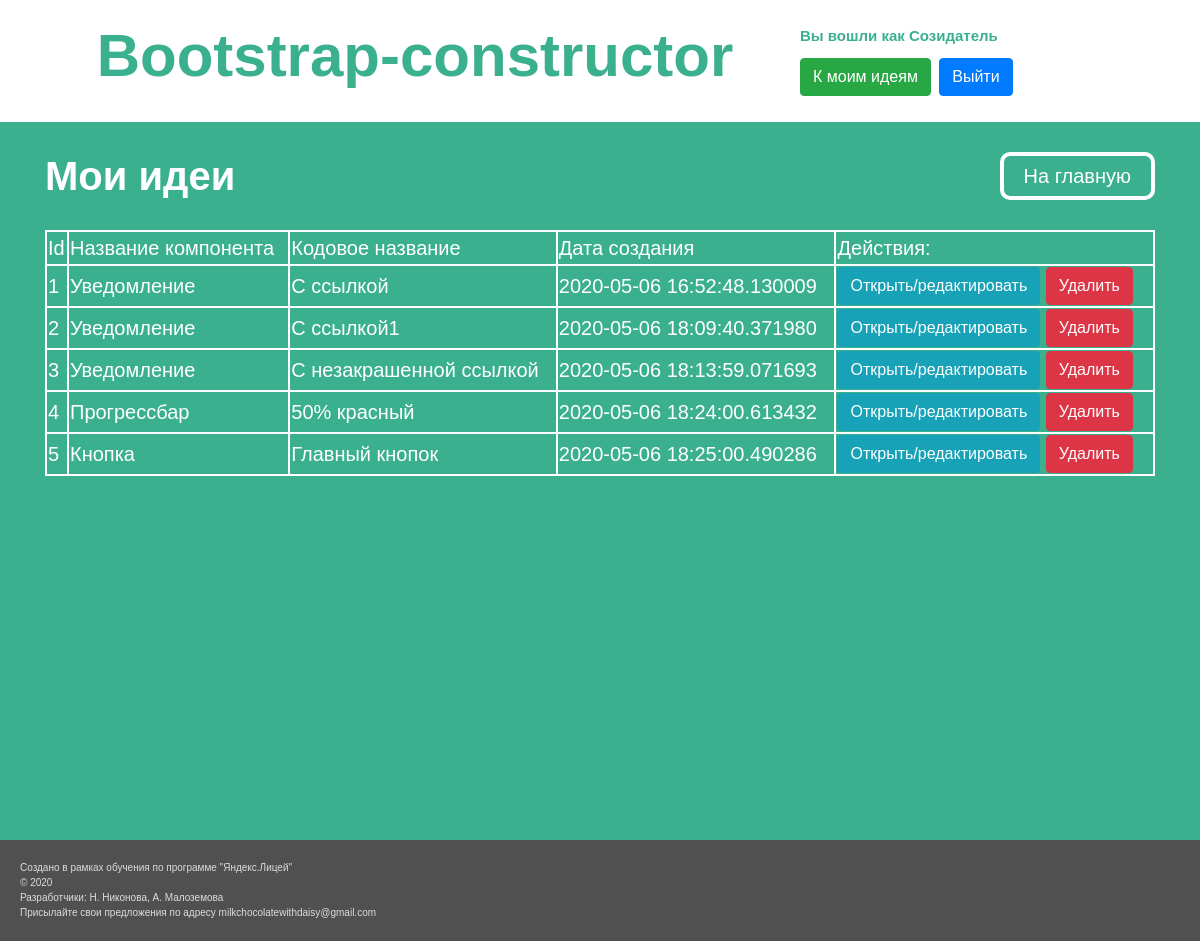
The page /ideas (signed in) on the database its author committed.
### data/users.py (models this page shows, shortened)
class User(SqlAlchemyBase, UserMixin, SerializerMixin):
    __tablename__ = 'users'
    id = sqlalchemy.Column(sqlalchemy.Integer, autoincrement=True, primary_key=True,)
    login = sqlalchemy.Column(sqlalchemy.String, unique=True, index=True, nullable=True)
    nickname = sqlalchemy.Column(sqlalchemy.String, unique=True)
    hashed_password = sqlalchemy.Column(sqlalchemy.String, nullable=True)
    created_date = sqlalchemy.Column(sqlalchemy.DateTime,
                                     default=datetime.datetime.now)

### data/ideas.py (models this page shows)
class Idea(SqlAlchemyBase, SerializerMixin):
    __tablename__ = 'ideas'
    id = sqlalchemy.Column(sqlalchemy.Integer,
                           primary_key=True, autoincrement=True)
    user_id = sqlalchemy.Column(sqlalchemy.Integer,
                                sqlalchemy.ForeignKey("users.id"))
    component_id = sqlalchemy.Column(sqlalchemy.Integer,
                                sqlalchemy.ForeignKey("object.id"))
    idea_name = sqlalchemy.Column(sqlalchemy.String)
    created_date = sqlalchemy.Column(sqlalchemy.DateTime, default=datetime.datetime.now)
    component_parameters_values = sqlalchemy.Column(sqlalchemy.String)
    component_text = sqlalchemy.Column(sqlalchemy.String)
    users = orm.relation('User')
    object = orm.relation('Object')

### data/objects.py (models this page shows)
class Object(SqlAlchemyBase, SerializerMixin):
    __tablename__ = 'object'
    id = sqlalchemy.Column(sqlalchemy.Integer, autoincrement=True)
    program_title = sqlalchemy.Column(sqlalchemy.String, index=True, primary_key=True)
    title_for_human = sqlalchemy.Column(sqlalchemy.String)
    image_name = sqlalchemy.Column(sqlalchemy.String)
    component_parameters = sqlalchemy.Column(sqlalchemy.String)
    component_text = sqlalchemy.Column(sqlalchemy.String)

### main.py (the view)
@app.route('/ideas')
@login_required
def show_ideas():
    global params, texts
    params = {}
    texts = {}
    session = db_session.create_session()
    ideas = session.query(Idea).filter(Idea.user_id == current_user.id).all()
    return render_template('ideas.html', name="ideas", ideas=ideas)

### data/db_session.py (called while the page is built)
def create_session() -> Session:
    global __factory
    return __factory()

### main.py (called while the page is built)
@login_manager.user_loader
def load_user(user_id):
    session = db_session.create_session()
    return session.query(User).get(user_id)

### templates/ideas.html
{% extends "base.html" %}
{% block content %}
<div class="parent">
    <h2>Мои идеи</h2>
    <a href="/index">
        <div class="to_main">На главную</div>
    </a>
</div>
<table>
    <thead>
    <tr>
        <td>Id</td>
        <td>Название компонента</td>
        <td>Кодовое название</td>
        <td>Дата создания</td>
        <td>Действия:</td>
    </tr>
    </thead>
    <tbody>
    {% for idea in ideas %}
    <tr>
        <td>{{idea.id}}</td>
        <td>{{idea.object.title_for_human}}</td>
        <td>{{idea.idea_name}}</td>
        <td>{{idea.created_date}}</td>
        <td>
            <a href="/work/{{idea.object.program_title}}/{{idea.id}}" class="btn btn-info">Открыть/редактировать</a>
            <a href="/idea_delete/{{idea.id}}" class="btn btn-danger">Удалить</a>
        </td>
    </tr>
    {% endfor %}
    </tbody>
</table>
{% endblock %}

### templates/base.html (shortened to what this page needs)
<!DOCTYPE html>
<html lang="en">
<head>
    <link rel="stylesheet"
          href="https://stackpath.bootstrapcdn.com/bootstrap/4.4.1/css/bootstrap.min.css"
>
    <link rel="stylesheet" href="{{url_for('static', filename='css/'+name+'.css')}}">
    <link rel="stylesheet" href="{{url_for('static', filename='css/base.css')}}">
</head>
<body>
    <header>
        <div class="container">
            <div class="col-8">
                <h1>Bootstrap-constructor</h1>
            </div>
            <div class="col-4">
                {% if current_user.is_authenticated %}
                <p>Вы вошли как {{current_user.nickname}}</p>
                <a class="btn btn-success bth-sm" href="/ideas">К моим идеям</a>
                <a class="btn btn-primary bth-sm" href="/logout">Выйти</a>
                {% else %}
                <a class="btn btn-primary bth-sm" href="/register">Зарегистрироваться</a>
                <a class="btn btn-success bth-sm" href="/login">Войти</a>
                <p>чтобы сохранить свои идеи</p>
                {% endif %}
            </div>
        </div>
    </header>
    <main role="main" class="container">
        {% block content %}{% endblock %}
    </main>
    <footer>
        <p>
            Создано в рамках обучения по программе "Яндекс.Лицей" <br>
            © 2020 <br>
            Разработчики: Н. Никонова, А. Малоземова <br>
            Присылайте свои предложения по адресу milkchocolatewithdaisy@gmail.com <br>
        </p>
    </footer>
</body>
</html>

### static/css/ideas.css (style rules this page uses)
* { box-sizing: border-box; }
html { height: 600px; min-height: 100%; padding: 0; margin: 0; }
body { background-color: #3BB08F; font-size: 20px; font-family: Arial; min-height: 100%; height: 1px; margin: 0px; padding: 0px; }
.parent { display: flex; margin-top: 30px; justify-content: space-between; }
.container { min-height: 72%; }
h2 { color: #FFFFFF; margin-bottom: 30px; font-weight: bold; font-family: Arial; font-size: 40px; margin-right: 50px; }
.to_main { border: 4px solid white; border-radius: 10px; color: #FFFFFF; text-align: center; font-size: 20px; font-family: Arial; padding-top: 5px; padding-bottom: 5px; padding-left: 20px; padding-right: 20px; }
table { width: 100%; border: 2px solid white; color: white; }
tr { border: 2px solid white; }
td { border: 2px solid white; }

### static/css/base.css (style rules this page uses)
header { background-color: #FFFFFF; font-size: 30px; }
header h1 { color: #3BB08F; margin-top: 20px; margin-bottom: 30px; font-weight: bold; font-family: Arial; font-size: 60px; text-align: center; }
header p { font-size: 15px; color: #3BB08F; font-weight: bold; margin-bottom: 5px; }
header .container { display: flex; flex-wrap: wrap; height: auto; justify-content: space-between; align-content: center; align-items: center; }
footer { margin-top: 10px; background-color: #505050; padding: 20px; }
footer p { font-size: 10px; color: #DCDCDC; }

### rows shown on the page
User: nickname "Созидатель"
Idea: id "1", object.title_for_human "Уведомление", idea_name "С ссылкой", created_date "2020-05-06 16:52:48.130009"
Idea: id "2", object.title_for_human "Уведомление", idea_name "С ссылкой1", created_date "2020-05-06 18:09:40.371980"
Idea: id "3", object.title_for_human "Уведомление", idea_name "C незакрашенной ссылкой", created_date "2020-05-06 18:13:59.071693"
Idea: id "4", object.title_for_human "Прогрессбар", idea_name "50% красный", created_date "2020-05-06 18:24:00.613432"
Idea: id "5", object.title_for_human "Кнопка", idea_name "Главный кнопок", created_date "2020-05-06 18:25:00.490286"
